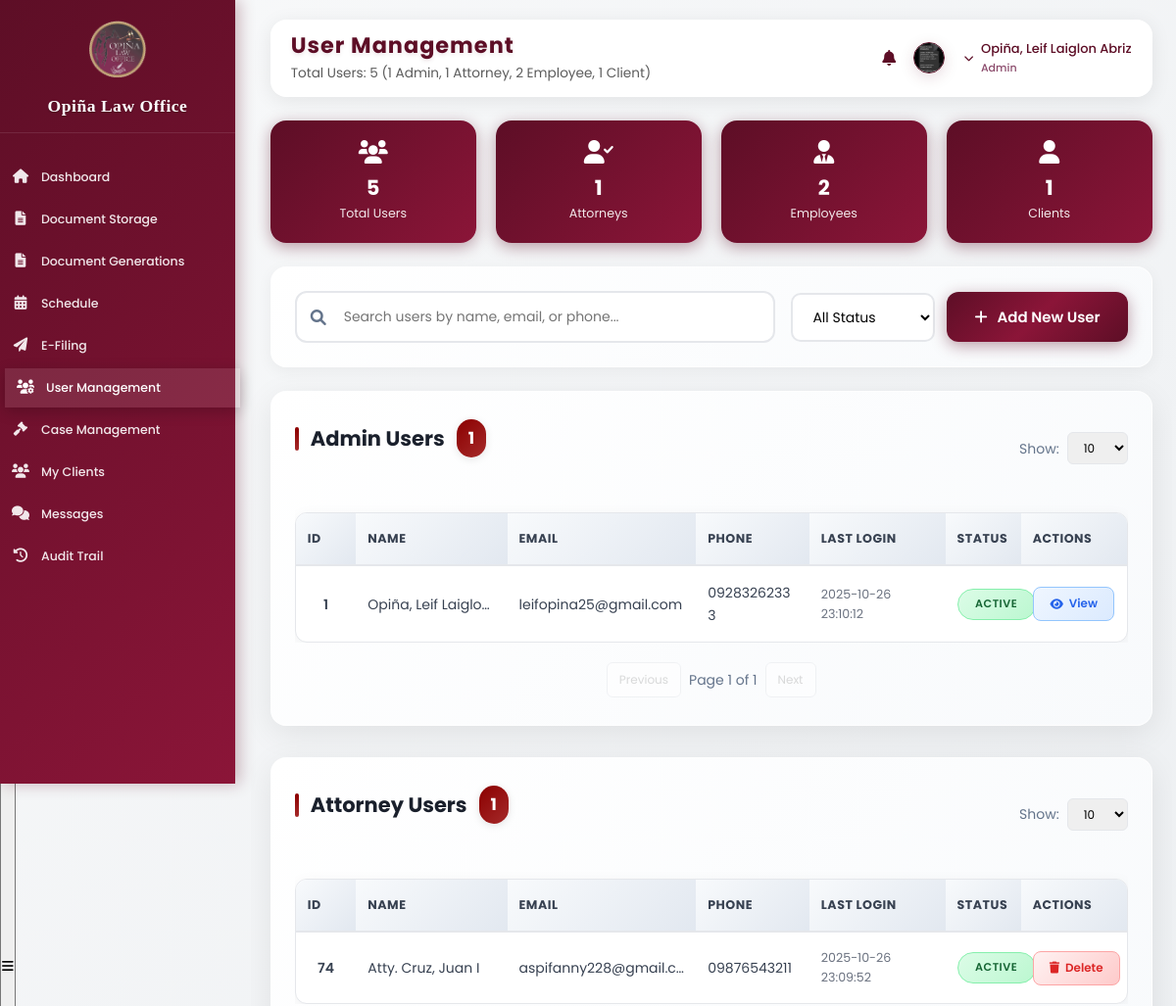
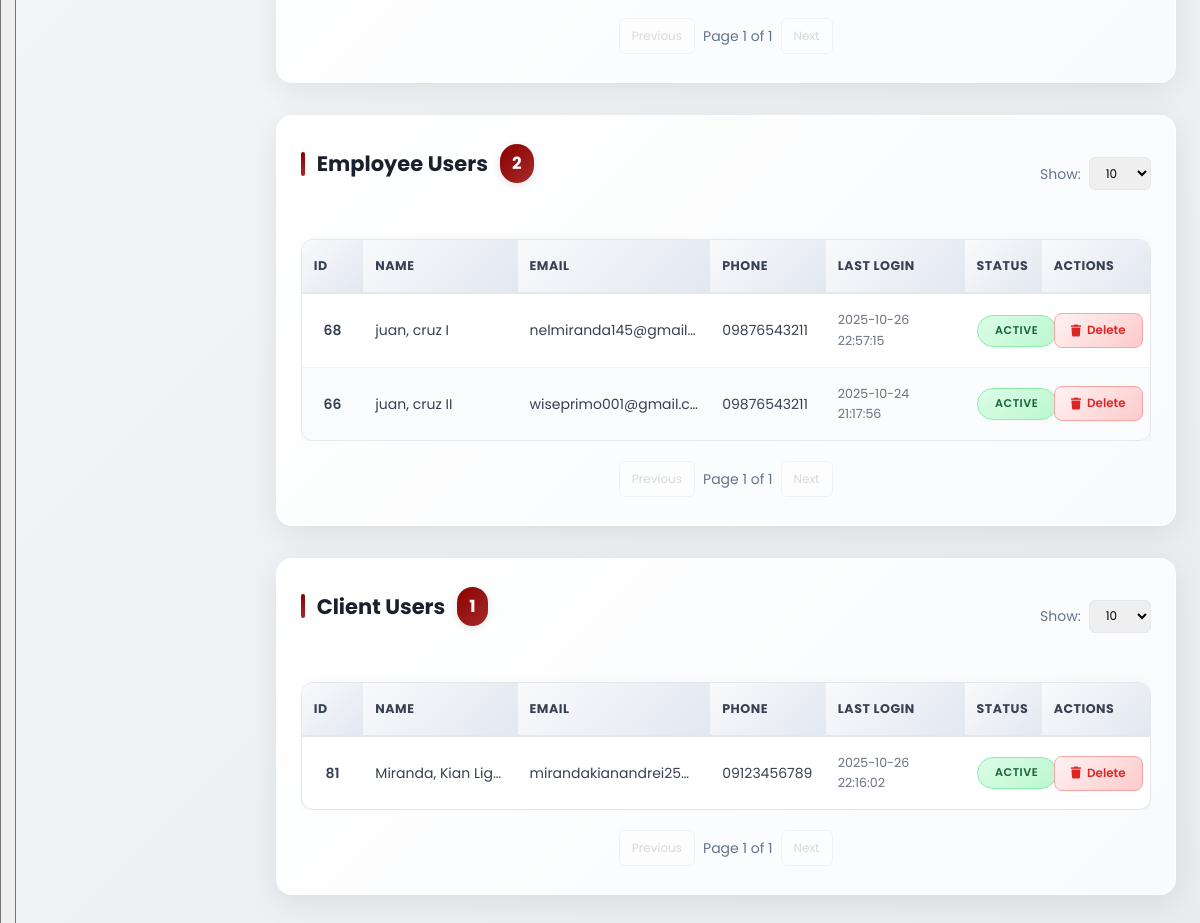
/admin_usermanagement.php (signed in), run on the app's committed database (2 pictures, top to bottom).
### tables this page shows
CREATE TABLE `user_form` (
  `id` int(11) NOT NULL,
  `name` varchar(100) NOT NULL,
  `profile_image` varchar(255) DEFAULT NULL,
  `last_login` datetime DEFAULT NULL,
  `email` varchar(100) NOT NULL,
  `phone_number` varchar(20) DEFAULT NULL,
  `password` varchar(255) NOT NULL,
  `user_type` enum('admin','attorney','client','employee') DEFAULT 'client',
  `login_attempts` int(11) DEFAULT 0,
  `last_failed_login` timestamp NULL DEFAULT NULL,
  `account_locked` tinyint(1) DEFAULT 0,
  `first_login` tinyint(1) DEFAULT 1,
  `waiver_accepted` tinyint(1) DEFAULT 0,
  `password_changed` tinyint(1) DEFAULT 0,
  `lockout_until` timestamp NULL DEFAULT NULL,
  `created_at` timestamp NOT NULL DEFAULT current_timestamp(),
  `created_by` int(11) DEFAULT NULL
);

### admin_usermanagement.php (the view, shortened to what the rows shown need)
<?php
require_once 'action_logger_helper.php';
$admins = [];
$attorneys = [];
$employees = [];
$clients = [];
$res = $conn->query("SELECT id, name, email, phone_number, user_type, last_login, account_locked FROM user_form ORDER BY user_type, name");
while ($row = $res->fetch_assoc()) {
    if ($row['user_type'] === 'admin') $admins[] = $row;
    elseif ($row['user_type'] === 'attorney') $attorneys[] = $row;
    elseif ($row['user_type'] === 'employee') $employees[] = $row;
    elseif ($row['user_type'] === 'client') $clients[] = $row;
}
?>
<!DOCTYPE html>
<html lang="en">
<head>
    <link rel="stylesheet" href="https://cdnjs.cloudflare.com/ajax/libs/font-awesome/6.0.0/css/all.min.css">
    <link rel="stylesheet" href="assets/css/dashboard.css?v=<?= time() ?>">
</head>
<body>
    <div class="sidebar">
                <div class="sidebar-header">
            <h2>Opiña Law Office</h2>
        </div>
    </div>
    <div class="main-content">
        <?php
        $page_title = 'User Management';
        include 'components/profile_header.php';
        ?>
        <div class="user-section">
            <div style="display: flex; justify-content: space-between; align-items: center; margin-bottom: 20px;">
                <h2>Admin Users <span class="user-count-badge badge-admin"><?= count($admins) ?></span></h2>
            </div>
            <div style="overflow-x: auto;">
                <table class="user-table" id="adminTable">
                <thead>
                    <tr>
                        <th>ID</th>
                        <th>Name</th>
                        <th>Email</th>
                        <th>Phone</th>
                        <th>Last Login</th>
                        <th>Status</th>
                        <th>Actions</th>
                    </tr>
                </thead>
                <tbody>
                    <?php if (count($admins) === 0): ?>
                        <tr><td colspan="7">No admin users found.</td></tr>
                    <?php else: foreach ($admins as $user): ?>
                        <tr data-id="<?= $user['id'] ?>">
                            <td><?= htmlspecialchars($user['id']) ?></td>
                            <td><?= htmlspecialchars($user['name']) ?></td>
                            <td><?= htmlspecialchars($user['email']) ?></td>
                            <td><?= htmlspecialchars($user['phone_number']) ?></td>
                            <td><?= $user['last_login'] ? htmlspecialchars($user['last_login']) : 'Never' ?></td>
                            <td>
                                <span class="status-badge <?= $user['account_locked'] ? 'status-inactive' : 'status-active' ?>">
                                    <?= $user['account_locked'] ? 'Inactive' : 'Active' ?>
                                </span>
                            </td>
                            <td>
                                <button class="action-btn btn-view" style="background: linear-gradient(135deg, #eff6ff 0%, #dbeafe 100%); color: #2563eb; border: 1px solid #93c5fd; min-width: 80px; justify-content: center;" onclick="viewAdminDetails(<?= $user['id'] ?>)">
                                    <i class="fas fa-eye"></i> View
                                </button>
                            </td>
                        </tr>
                    <?php endforeach; endif; ?>
                </tbody>
            </table>
            </div>
        </div>
        <div class="user-section">
            <div style="display: flex; justify-content: space-between; align-items: center; margin-bottom: 20px;">
                <h2>Attorney Users <span class="user-count-badge badge-attorney"><?= count($attorneys) ?></span></h2>
            </div>
            <div style="overflow-x: auto;">
                <table class="user-table" id="attorneyTable">
                <thead>
                    <tr>
                        <th>ID</th>
                        <th>Name</th>
                        <th>Email</th>
                        <th>Phone</th>
                        <th>Last Login</th>
                        <th>Status</th>
                        <th>Actions</th>
                    </tr>
                </thead>
                <tbody>
                    <?php if (count($attorneys) === 0): ?>
                        <tr><td colspan="7">No attorney users found.</td></tr>
                    <?php else: foreach ($attorneys as $user): ?>
                        <tr data-id="<?= $user['id'] ?>">
                            <td><?= htmlspecialchars($user['id']) ?></td>
                            <td><?= htmlspecialchars($user['name']) ?></td>
                            <td><?= htmlspecialchars($user['email']) ?></td>
                            <td><?= htmlspecialchars($user['phone_number']) ?></td>
                            <td><?= $user['last_login'] ? htmlspecialchars($user['last_login']) : 'Never' ?></td>
                            <td>
                                <span class="status-badge <?= $user['account_locked'] ? 'status-inactive' : 'status-active' ?>">
                                <?= $user['account_locked'] ? 'Inactive' : 'Active' ?>
                                </span>
                            </td>
                            <td>
                                <button type="button" onclick="confirmDeleteUser(<?= $user['id'] ?>, '<?= htmlspecialchars($user['name']) ?>', 'Admin')" class="action-btn btn-delete">
                                    <i class="fas fa-trash"></i> Delete
                                </button>
                            </td>
                        </tr>
                    <?php endforeach; endif; ?>
                </tbody>
            </table>
            </div>
        </div>
        <div class="user-section">
            <div style="display: flex; justify-content: space-between; align-items: center; margin-bottom: 20px;">
                <h2>Employee Users <span class="user-count-badge badge-employee"><?= count($employees) ?></span></h2>
            </div>
            <div style="overflow-x: auto;">
                <table class="user-table" id="employeeTable">
                <thead>
                    <tr>
                        <th>ID</th>
                        <th>Name</th>
                        <th>Email</th>
                        <th>Phone</th>
                        <th>Last Login</th>
                        <th>Status</th>
                        <th>Actions</th>
                    </tr>
                </thead>
                <tbody>
                    <?php if (count($employees) === 0): ?>
                        <tr><td colspan="7">No employee users found.</td></tr>
                    <?php else: foreach ($employees as $user): ?>
                        <tr data-id="<?= $user['id'] ?>">
                            <td><?= htmlspecialchars($user['id']) ?></td>
                            <td><?= htmlspecialchars($user['name']) ?></td>
                            <td><?= htmlspecialchars($user['email']) ?></td>
                            <td><?= htmlspecialchars($user['phone_number']) ?></td>
                            <td><?= $user['last_login'] ? htmlspecialchars($user['last_login']) : 'Never' ?></td>
                            <td>
                                <span class="status-badge <?= $user['account_locked'] ? 'status-inactive' : 'status-active' ?>">
                                <?= $user['account_locked'] ? 'Inactive' : 'Active' ?>
                                </span>
                            </td>
                            <td>
                                <button type="button" onclick="confirmDeleteUser(<?= $user['id'] ?>, '<?= htmlspecialchars($user['name']) ?>', 'Employee')" class="action-btn btn-delete">
                                    <i class="fas fa-trash"></i> Delete
                                </button>
                            </td>
                        </tr>
                    <?php endforeach; endif; ?>
                </tbody>
            </table>
            </div>
        </div>
        <div class="user-section">
            <div style="display: flex; justify-content: space-between; align-items: center; margin-bottom: 20px;">
                <h2>Client Users <span class="user-count-badge badge-client"><?= count($clients) ?></span></h2>
            </div>
            <div style="overflow-x: auto;">
                <table class="user-table" id="clientTable">
                <thead>
                    <tr>
                        <th>ID</th>
                        <th>Name</th>
                        <th>Email</th>
                        <th>Phone</th>
                        <th>Last Login</th>
                        <th>Status</th>
                        <th>Actions</th>
                    </tr>
                </thead>
                <tbody>
                    <?php if (count($clients) === 0): ?>
                        <tr><td colspan="7">No client users found.</td></tr>
                    <?php else: foreach ($clients as $user): ?>
                        <tr>
                            <td><?= htmlspecialchars($user['id']) ?></td>
                            <td><?= htmlspecialchars($user['name']) ?></td>
                            <td><?= htmlspecialchars($user['email']) ?></td>
                            <td><?= htmlspecialchars($user['phone_number']) ?></td>
                            <td><?= $user['last_login'] ? htmlspecialchars($user['last_login']) : 'Never' ?></td>
                            <td>
                                <span class="status-badge <?= $user['account_locked'] ? 'status-inactive' : 'status-active' ?>">
                                <?= $user['account_locked'] ? 'Inactive' : 'Active' ?>
                                </span>
                            </td>
                            <td>
                                <button type="button" onclick="confirmDeleteUser(<?= $user['id'] ?>, '<?= htmlspecialchars($user['name']) ?>', 'Client')" class="action-btn btn-delete">
                                    <i class="fas fa-trash"></i> Delete
                                </button>
                            </td>
                        </tr>
                    <?php endforeach; endif; ?>
                </tbody>
            </table>
            </div>
        </div>
    </div>
<script src="assets/js/unread-messages.js?v=1761535511"></script></body>
</html>

### components/profile_header.php (shortened to what the rows shown need)
<?php
$user_id = $_SESSION['user_id'];
$res = $conn->query("SELECT profile_image, email, phone_number FROM user_form WHERE id=$user_id");
$profile_image = '';
if ($res && $row = $res->fetch_assoc()) {
    $profile_image = $row['profile_image'];
}
$user_title = ucfirst($_SESSION['user_type']);
?>
<div class="header" style="padding: 12px 20px; min-height: auto;">
    <div class="header-title">
        <h1 style="font-size: 1.4rem; margin: 0; line-height: 1.2;"><?= $page_title ?? 'Dashboard' ?></h1>
    </div>
    <div class="user-info" style="display: flex; align-items: center; gap: 12px;">
        <div class="profile-dropdown" style="display: flex; align-items: center; gap: 8px;">
            <div style="display: flex; align-items: center; gap: 4px;">
                <img src="<?= htmlspecialchars($profile_image) ?>" alt="<?= $user_title ?>" style="object-fit: cover; width: 32px; height: 32px; border-radius: 50%; border: 1.5px solid var(--primary-color); cursor: pointer;" onclick="toggleProfileDropdown()">
                <i id="profileArrow" class="fas fa-chevron-down" style="color: var(--primary-color); font-size: 10px; transition: transform 0.3s ease; cursor: pointer;" onclick="toggleProfileDropdown()"></i>
            </div>
        </div>
    </div>
</div>

### data on the page
user_form: profile_image (picture), id "1", name "Opiña, Leif Laiglo…", email "leifopina25@gmail.com", phone_number "09283262333", last_login "2025-10-26 23:10:12", account_locked "ACTIVE"
user_form: id "74", name "Atty. Cruz, Juan I", email "aspifanny228@gmail.c…", phone_number "09876543211", last_login "2025-10-26 23:09:52", account_locked "ACTIVE"
user_form: id "68", name "juan, cruz I", email "nelmiranda145@gmail…", phone_number "09876543211", last_login "2025-10-26 22:57:15", account_locked "ACTIVE"
user_form: id "66", name "juan, cruz II", email "wiseprimo001@gmail.c…", phone_number "09876543211", last_login "2025-10-24 21:17:56", account_locked "ACTIVE"
user_form: id "81", name "Miranda, Kian Lig…", email "mirandakianandrei25…", phone_number "09123456789", last_login "2025-10-26 22:16:02", account_locked "ACTIVE"

### other printed values
$page_title "User Management"
$page_subtitle "Total Users: 5 (1 Admin, 1 Attorney, 2 Employee, 1 Client)"
$user_name "Opiña, Leif Laiglon Abriz"
$user_title "Admin"
count($attorneys) "1"
count($employees) "2"
count($clients) "1"
count($admins) "1"
